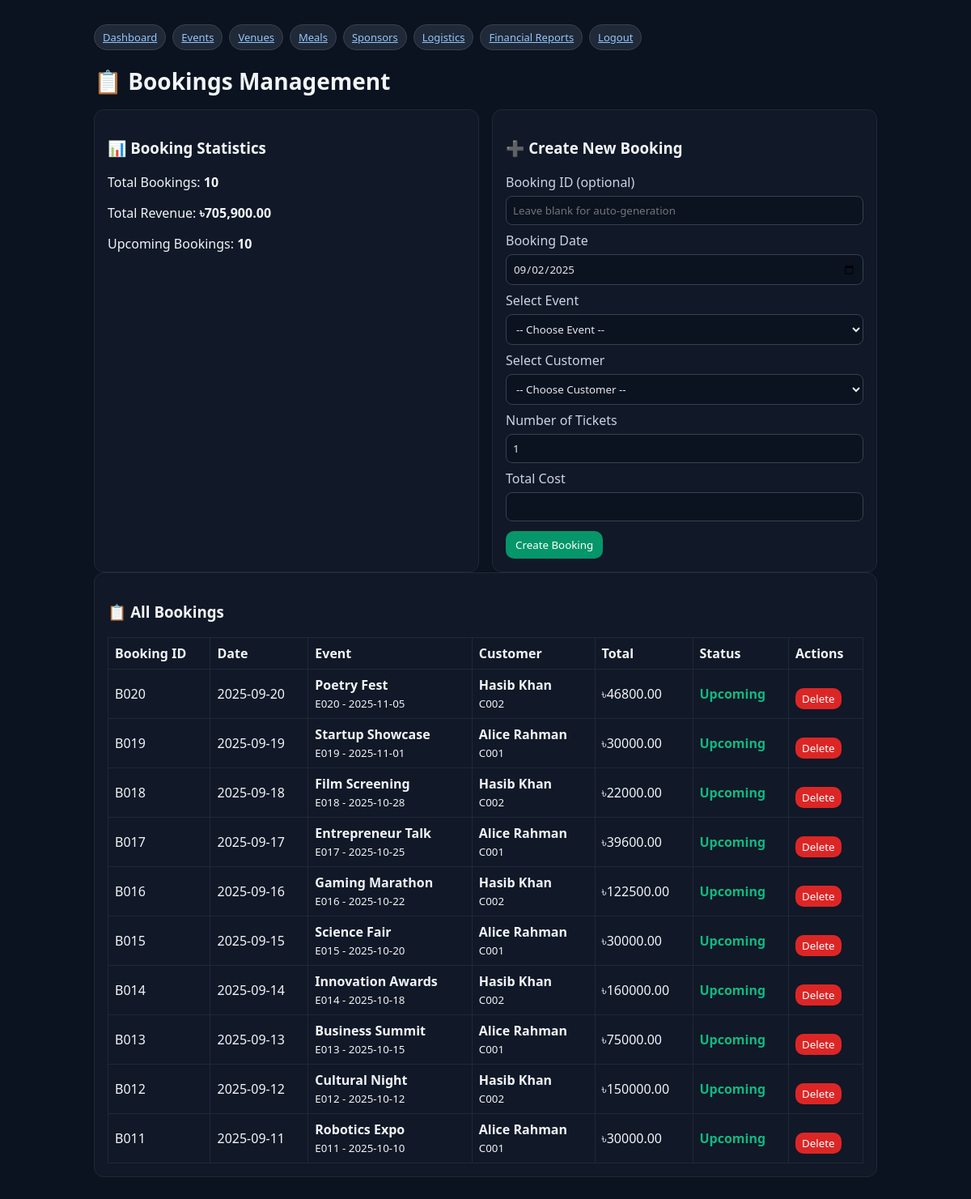
The page /admin/bookings.php (signed in) on the database its author committed.
### tables this page shows
CREATE TABLE Bookings (
    booking_id VARCHAR(5) PRIMARY KEY,
    booking_date DATE,
    event_id VARCHAR(5),
    customer_id VARCHAR(5),
    total_cost DECIMAL(12,2),
    CONSTRAINT fk_bookings_event FOREIGN KEY (event_id) REFERENCES Events(event_id) ON DELETE CASCADE,
    CONSTRAINT fk_bookings_customer FOREIGN KEY (customer_id) REFERENCES Customers(customer_id) ON DELETE CASCADE
);

CREATE TABLE Events (
    event_id VARCHAR(5) PRIMARY KEY,
    event_name VARCHAR(100),
    event_type ENUM('ESPORTS','PRESENTATION','PRIZE GIVING','MEETING','SEMINAR','WORKSHOP','ENTERTAINMENT') DEFAULT 'MEETING',
    event_date DATE,
    venue_id VARCHAR(5),
    meal_id VARCHAR(5),
    guest_count INT,
    ticket_cost DECIMAL(12,2),
    CONSTRAINT fk_events_venue FOREIGN KEY (venue_id) REFERENCES Venues(venue_id) ON DELETE SET NULL,
    CONSTRAINT fk_events_meal FOREIGN KEY (meal_id) REFERENCES Meals(meal_id) ON DELETE SET NULL,
    CONSTRAINT uq_events_booking UNIQUE (venue_id, event_date, event_type)
);

CREATE TABLE Customers (
    customer_id VARCHAR(5) PRIMARY KEY,
    customer_pass VARCHAR(60) NOT NULL,
    customer_name VARCHAR(100),
    customer_address VARCHAR(200),
    customer_contact VARCHAR(20)
);

### admin/bookings.php (the view, shortened to what this page needs)
<?php
require_once __DIR__ . '/../includes/db.php';
$rows = $pdo->query("
    SELECT b.*, e.event_name, e.event_date, e.ticket_cost, c.customer_name,
           CASE
               WHEN e.event_date < CURDATE() THEN 'Completed'
               WHEN e.event_date = CURDATE() THEN 'Today'
               ELSE 'Upcoming'
           END as status
    FROM Bookings b
    LEFT JOIN Events e ON b.event_id = e.event_id
    LEFT JOIN Customers c ON b.customer_id = c.customer_id
    ORDER BY b.booking_date DESC
")->fetchAll();
$totalBookings = count($rows);
$totalRevenue = $pdo->query("SELECT SUM(total_cost) FROM Bookings")->fetchColumn() ?: 0;
$upcomingBookings = $pdo->query("SELECT COUNT(*) FROM Bookings b LEFT JOIN Events e ON b.event_id = e.event_id WHERE e.event_date >= CURDATE()")->fetchColumn();
?>
<!doctype html>
<html><head><meta charset="utf-8"><link rel="stylesheet" href="../assets/style.css"><title>Admin - Bookings</title></head><body>
<div class="container">
  <div class="nav">
  <a class="badge" href="dashboard.php">Dashboard</a>
  <a class="badge" href="events.php">Events</a>
  <a class="badge" href="venues.php">Venues</a>
  <a class="badge" href="meals.php">Meals</a>
  <a class="badge" href="sponsors.php">Sponsors</a>
  <a class="badge" href="logistics.php">Logistics</a>
  <a class="badge" href="cashflow.php">Financial Reports</a>
  <a class="badge" href="../logout.php">Logout</a>
</div>
  <h1>📋 Bookings Management</h1>
  <div class="grid">
    <div class="card">
      <h3>📊 Booking Statistics</h3>
      <p>Total Bookings: <strong><?=$totalBookings?></strong></p>
      <p>Total Revenue: <strong>৳<?=number_format($totalRevenue, 2)?></strong></p>
      <p>Upcoming Bookings: <strong><?=$upcomingBookings?></strong></p>
    </div>
    <div class="card">
      <h3>➕ Create New Booking</h3>
      <form method="post" class="row">
        <label>Booking ID (optional)</label>
        <input name="booking_id" placeholder="Leave blank for auto-generation" />
        <label>Booking Date</label>
        <input type="date" name="booking_date" value="<?=date('Y-m-d')?>" required />
        <label>Select Event</label>
        <select name="event_id" required onchange="updateCost()">
          <option value="">-- Choose Event --</option>
        </select>
        <label>Select Customer</label>
        <select name="customer_id" required>
          <option value="">-- Choose Customer --</option>
        </select>
        <label>Number of Tickets</label>
        <input type="number" name="tickets" min="1" value="1" onchange="updateCost()" />
        <label>Total Cost</label>
        <input type="number" step="0.01" name="total_cost" id="totalCost" required />
        <button name="create" style="background:#059669;">Create Booking</button>
      </form>
    </div>
  </div>
  <div class="card">
    <h3>📋 All Bookings</h3>
    <?php if(empty($rows)): ?>
      <p>No bookings found. Create the first booking above!</p>
    <?php else: ?>
    <table class="table">
      <tr><th>Booking ID</th><th>Date</th><th>Event</th><th>Customer</th><th>Total</th><th>Status</th><th>Actions</th></tr>
      <?php foreach($rows as $r): ?>
      <tr>
        <td><?=htmlspecialchars($r['booking_id'])?></td>
        <td><?=htmlspecialchars($r['booking_date'])?></td>
        <td>
          <strong><?=htmlspecialchars($r['event_name'])?></strong><br>
          <small><?=htmlspecialchars($r['event_id'])?> - <?=htmlspecialchars($r['event_date'])?></small>
        </td>
        <td>
          <strong><?=htmlspecialchars($r['customer_name'])?></strong><br>
          <small><?=htmlspecialchars($r['customer_id'])?></small>
        </td>
        <td>৳<?=htmlspecialchars($r['total_cost'])?></td>
        <td>
          <?php if($r['status'] === 'Upcoming'): ?>
            <span style="color:#10b981;font-weight:bold;">Upcoming</span>
          <?php elseif($r['status'] === 'Today'): ?>
            <span style="color:#f59e0b;font-weight:bold;">Today</span>
          <?php else: ?>
            <span style="color:#6b7280;">Completed</span>
          <?php endif; ?>
        </td>
        <td>
          <form method="post" style="display:inline" onsubmit="return confirm('Delete this booking? This will also remove associated guests.')">
            <button name="delete" style="background:#dc2626;padding:4px 8px;">Delete</button>
          </form>
        </td>
      </tr>
      <?php endforeach; ?>
    </table>
    <?php endif; ?>
  </div>
</div>
</body></html>

### assets/style.css (style rules this page uses)
* { box-sizing:border-box;font-family:system-ui,Segoe UI,Roboto,Arial }
body { margin:0;background:#0b1220;color:#f1f5f9 }
a { color:#93c5fd }
.container { max-width:1000px;margin:30px auto;padding:0 16px }
h1 { font-size:28px;margin-bottom:16px }
.grid { display:grid;grid-template-columns:repeat(auto-fit,minmax(280px,1fr));gap:16px }
.card { background:#111827;border:1px solid #1f2937;border-radius:12px;padding:16px }
label { display:block;margin-top:8px;color:#cbd5e1 }
input,select,textarea { width:100%;padding:8px;border-radius:8px;border:1px solid #374151;background:#0b1220;color:#e5e7eb;margin-top:6px }
button { margin-top:12px;padding:8px 12px;border:0;border-radius:10px;background:#2563eb;color:white;cursor:pointer }
.table { width:100%;border-collapse:collapse;margin-top:12px }
.table th,.table td { border:1px solid #1f2937;padding:8px;text-align:left }
.nav { display:flex;gap:8px;margin-bottom:12px }
.badge { background:#1f2937;border:1px solid #374151;border-radius:999px;padding:6px 10px;font-size:13px }

### rows shown on the page
bookings: booking_id "B020", booking_date "2025-09-20", event.event_name "Poetry Fest", event "E020", event.event_date "2025-11-05", customer.customer_name "Hasib Khan", customer "C002", total_cost "46800.00"
bookings: booking_id "B019", booking_date "2025-09-19", event.event_name "Startup Showcase", event "E019", event.event_date "2025-11-01", customer.customer_name "Alice Rahman", customer "C001", total_cost "30000.00"
bookings: booking_id "B018", booking_date "2025-09-18", event.event_name "Film Screening", event "E018", event.event_date "2025-10-28", customer.customer_name "Hasib Khan", customer "C002", total_cost "22000.00"
bookings: booking_id "B017", booking_date "2025-09-17", event.event_name "Entrepreneur Talk", event "E017", event.event_date "2025-10-25", customer.customer_name "Alice Rahman", customer "C001", total_cost "39600.00"
bookings: booking_id "B016", booking_date "2025-09-16", event.event_name "Gaming Marathon", event "E016", event.event_date "2025-10-22", customer.customer_name "Hasib Khan", customer "C002", total_cost "122500.00"
bookings: booking_id "B015", booking_date "2025-09-15", event.event_name "Science Fair", event "E015", event.event_date "2025-10-20", customer.customer_name "Alice Rahman", customer "C001", total_cost "30000.00"
bookings: booking_id "B014", booking_date "2025-09-14", event.event_name "Innovation Awards", event "E014", event.event_date "2025-10-18", customer.customer_name "Hasib Khan", customer "C002", total_cost "160000.00"
bookings: booking_id "B013", booking_date "2025-09-13", event.event_name "Business Summit", event "E013", event.event_date "2025-10-15", customer.customer_name "Alice Rahman", customer "C001", total_cost "75000.00"
bookings: booking_id "B012", booking_date "2025-09-12", event.event_name "Cultural Night", event "E012", event.event_date "2025-10-12", customer.customer_name "Hasib Khan", customer "C002", total_cost "150000.00"
bookings: booking_id "B011", booking_date "2025-09-11", event.event_name "Robotics Expo", event "E011", event.event_date "2025-10-10", customer.customer_name "Alice Rahman", customer "C001", total_cost "30000.00"

### other values the page prints
$totalBookings "10"
$totalRevenue "705,900.00"
$upcomingBookings "10"
